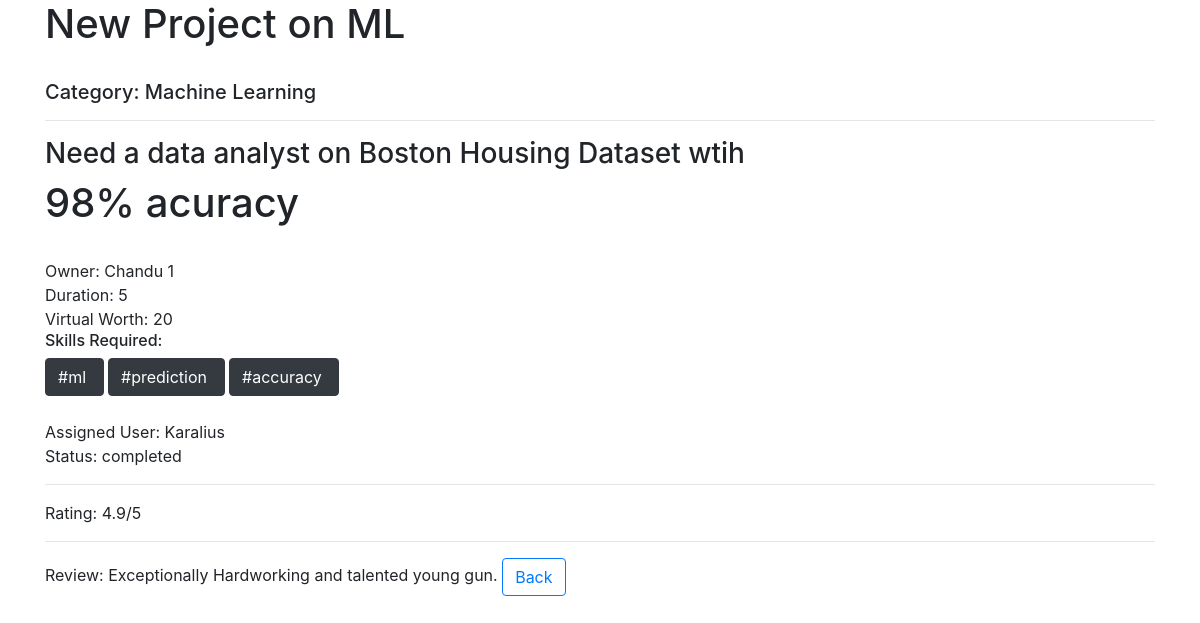
Page /view_project/19 (signed in) on the committed database.
### backend/models.py (models this page shows, shortened)
class Project(models.Model):
    category = models.CharField(max_length=30, blank=True, null=True)
    status = models.CharField(max_length=100, blank=True)
    title = models.CharField(max_length=200,blank=True)
    description = models.TextField(max_length=400,blank=True)
    owner = models.ForeignKey(UserAttribs, on_delete = models.CASCADE, related_name="owner")
    duration = models.IntegerField(blank=True, null=True)
    assigned_user = models.ForeignKey(UserAttribs, on_delete = models.CASCADE, related_name="assigned_user", null=True, blank=True)
    stipend = models.IntegerField(blank=True, null=True)
    applied_users = models.ManyToManyField(UserAttribs,  null=True, blank=True)
    tags_requirement = TaggableManager()
    project_questions = models.OneToOneField(Project_Question,on_delete=models.CASCADE,null=True, blank=True)
    project_rating = models.FloatField(blank=True, default=0)
    review = models.TextField(blank=True)

class UserAttribs(models.Model):
    user = models.OneToOneField(User, on_delete = models.CASCADE)
    worth = models.IntegerField(blank=True, null=True, default='0')
    job_title = models.CharField(max_length=100, blank=True)
    skills = models.CharField(max_length=1000,blank=True)
    phone_number = models.CharField(max_length=12, blank=True)
    mobile_number = models.CharField(max_length=12,blank=True)
    full_name = models.CharField(max_length=30, blank=True)
    address = models.CharField(max_length=100, blank=True)
    website = models.URLField(max_length=100, blank=True)
    github = models.CharField(max_length=200, blank=True)
    twitter = models.CharField(max_length=200, blank=True)
    instagram = models.CharField(max_length=200, blank=True)
    facebook = models.CharField(max_length=200, blank=True)
    user_image = models.ImageField(upload_to="images" ,blank=True)
    assigned_project = models.ManyToManyField('Project', blank=True, null=True)
    def __str__(self):
        return self.user.username

### backend/views.py (the view)
# urls.py: path('view_project/<int:proj_id>',views.view_project, name='view_project'),
def view_project(request, proj_id):
    proj_obj = Project.objects.get(id = proj_id)
    return render(request, 'My Projects/project_info.html', {'project': proj_obj, "curr_user": UserAttribs.objects.get(user=request.user)})

### templates/My Projects/project_info.html
{% extends "My Projects/project_info_parent.html" %}
{% load custom_tags %}
{% block content %}
{% if not project.assigned_user %}
<form action="{% url 'dashboard' %}" method="post">
    {% csrf_token %}
    <input
    style = "display: none;"
    type="text"
    placeholder="Enter title"
    name="project_title"
    value="{{project.id}}"
  />
       {% check_user project.id project.applied_users.all curr_user as flag %}
       {% if flag == "found" %}
       <a class="btn btn-outline-primary my-2 my-sm-0" href="{% url 'dashboard' %}">Back</a>
       <input class="btn btn-outline-success my-2 my-sm-0" type="submit" value="Applied" disabled>
       {% elif flag == 'owner' %}
       <a class="btn btn-outline-primary my-2 my-sm-0" href="{% url 'dashboard' %}">Back</a>
       <input class="btn btn-outline-success my-2 my-sm-0" type="submit" value="Owned By You" disabled>
       {% else %}
       <a class="btn btn-outline-primary my-2 my-sm-0" href="{% url 'dashboard' %}">Back</a>
       <input class="btn btn-outline-success my-2 my-sm-0" type="submit" value="Apply" >
       {% endif %}
  </form>
  {% else %}
  Assigned User: {{project.assigned_user}}
  <br>
Status: {{project.status}}
<br>
{% ifequal project.status 'completed' %}
<hr>
  Rating: {{project.project_rating}}/5
  <br>
  <hr>
  Review: {{project.review}}
  {% endifequal %}
  <a href="{% url 'dashboard' %}" class="btn btn-outline-primary my-2 my-sm-0">Back</a>
{% endif %}
{% endblock %}

### templates/My Projects/project_info_parent.html (shortened to what this page needs)
<!DOCTYPE html>
{% load custom_tags %}
<html lang="en">
<head>
    <link
    rel="stylesheet"
    href="https://stackpath.bootstrapcdn.com/bootstrap/4.5.2/css/bootstrap.min.css"
  />
</head>
<body>
    <div class="container">
        <h1>{{project.title}}</h1>
        <br>
        <h5>Category: {{project.category|title}}</h5>
        <hr>
        <h3>{{project.description|safe}}</h3>
        <br>
        <span>Owner: {{project.owner}}</span>
        <br>
        <span>Duration: {{project.duration}}</span>
        <br>
        <span>Virtual Worth: {{project.stipend}}</span>
        <br>
        <h6>Skills Required: </h6>
        {% for tag in project.tags_requirement.all %}
          <a href="" class="btn btn-dark">#{{tag}}&nbsp;</a>
          {% endfor %}
          <br>
          <br>
          {% block content %}
          {% endblock %}
    </div>
</body>
</html>

### templates/My Projects/project_info_parent.html (style rules this page uses)
body { text-align: justify; }

### rows in the picture
Project: title "New Project on ML", category "Machine Learning", description "Need a data analyst on Boston Housing Dataset wtih 98% acuracy", owner "Chandu 1", duration "5", stipend "20", assigned_user "Karalius", status "completed", project_rating "4.9", review "Exceptionally Hardworking and talented young gun."
Tag: name "ml"
Tag: name "prediction"
Tag: name "accuracy"
